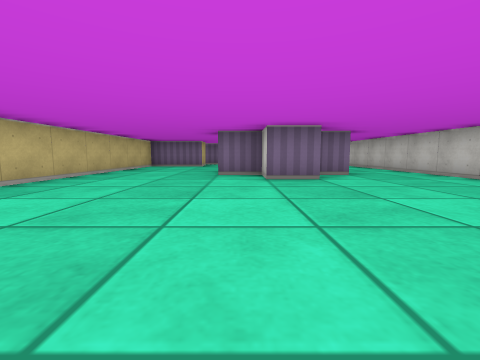
View 1 (above)

13 first-person views from a walk through a cub3D ray-caster map. The camera is about half as high as the walls, tilts 6° down and sees 90° across. The floor is counted in squares. Each view is taken from the middle of a square. On the plan, view 1 faces up. The plan holds only what a view shows up to about 9 squares ahead; the rest is blank.

View 2
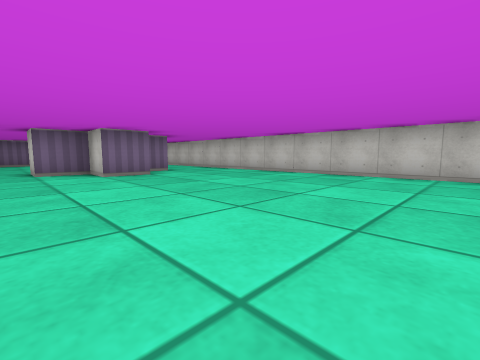

View 3
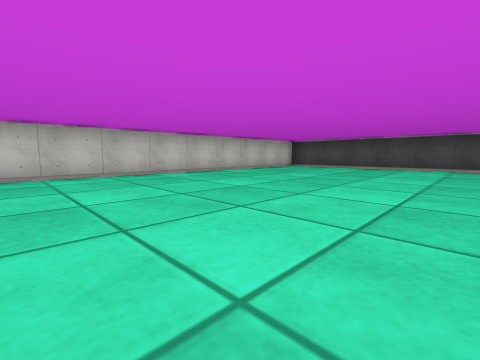

View 4
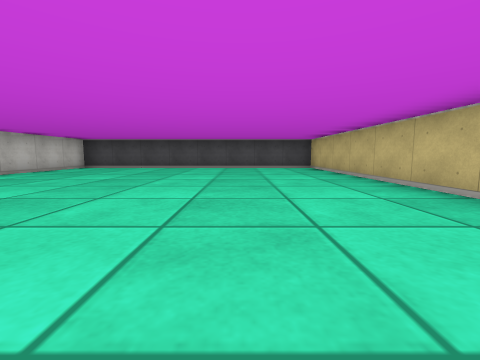

View 5
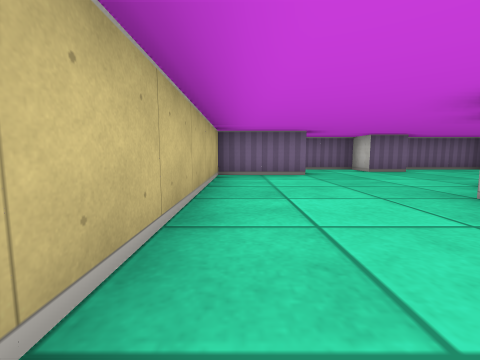

View 6
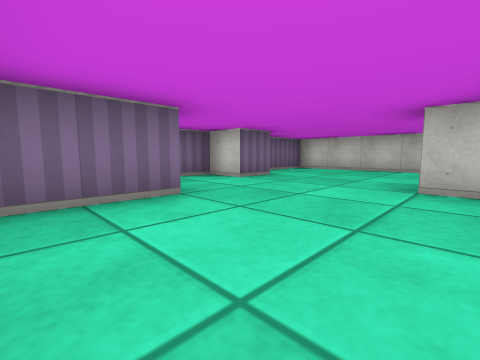

View 7
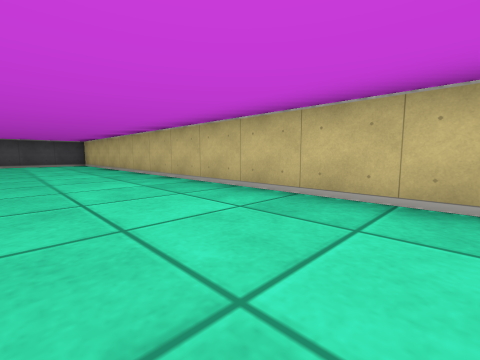

View 8
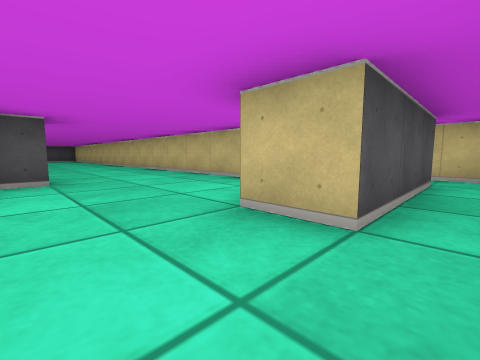

View 9
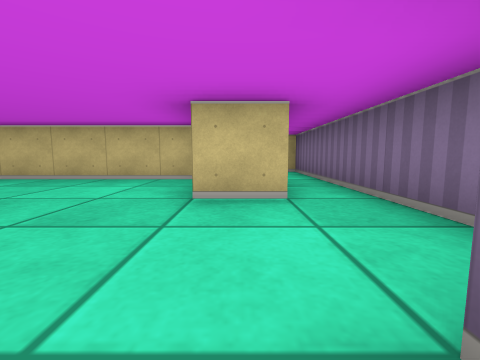

View 10
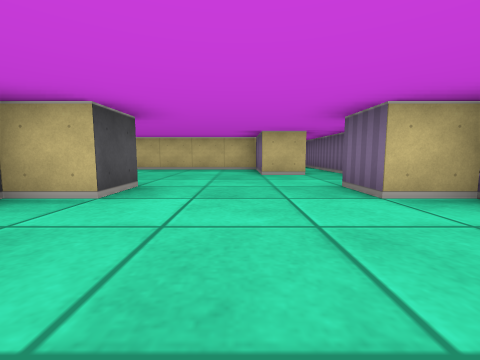

View 11
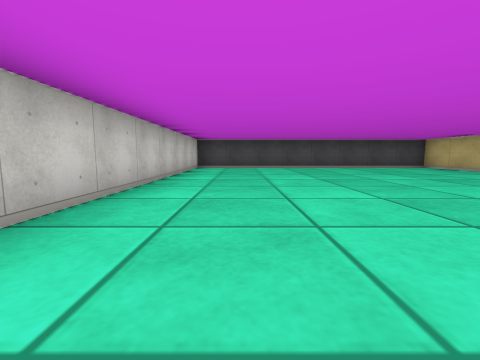

View 12
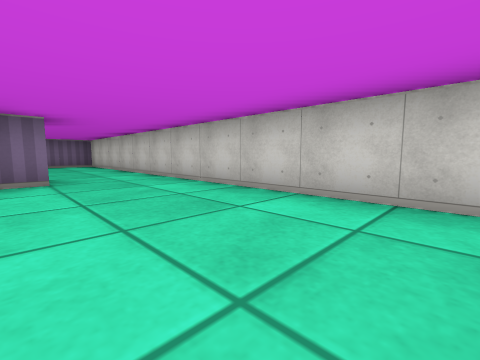

View 13
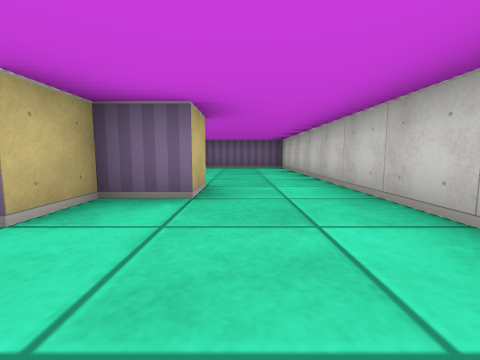

### Floor plan
Points are (right, up) in squares from view 1. A wall is a line through its corners. A room is listed if a view was taken in it or the views show most of it. See-through windows are left out.
Room 1 (views 1, 2, 3, 4, 5, 6, 7, 8, 9, 10, 11, 12, 13)
walls: (2.5, 6.5) (2.5, 5.5) (1.5, 5.5) (1.5, 4.5) (0.5, 4.5) (0.5, 5.5) (-0.5, 5.5) (-0.5, 6.5) (0.1, 6.5); (0.5, 6.9) (0.5, 7.5) (1.5, 7.5) (1.5, 6.5); (-1.5, 10.5) (-1.5, 9.5) (-3.5, 9.5) (-3.5, -7.5) (4.5, -7.5) (4.5, 11.5) (1.5, 11.5) (1.5, 10.5) (0.5, 10.5) (0.5, 11.5) (-1.5, 11.5)
ways out: opening at (-2, 11)

Positions as (right, up) in squares from view 1, and headings:
1: (0, 0), facing up
2: (-1, -1), facing up-right
3: (-1, 1), facing down-right
4: (-1, 1), facing down
5: (-3, 4), facing up
6: (-3, 7), facing up-right
7: (-1, 4), facing down-left
8: (0, 11), facing down-left
9: (1, 10), facing left
10: (4, 9), facing left
11: (3, 1), facing down
12: (2, 1), facing up-right
13: (3, 3), facing up
